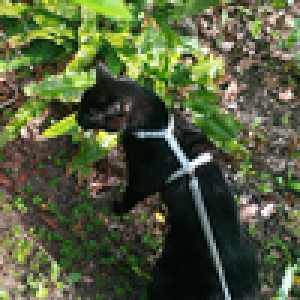
#> input picture II-year/Intro-to-Statistical-ML/assignment1/kot-kwiat/kotek-0.png, 100 x 100 px (shown 3 times larger); its folder holds only this picture in this run
$ jupyter execute --allow-errors Mateusz-Burza-assignment1.ipynb
#> lines starting #> are read from the running program, lines starting #| are printed output that depends on the picture
## Imports

Import libraries and configure warnings.

[cell 1]
# install dependencies:
# pip install "numpy<2.0" pandas matplotlib scikit-learn scikit-learn-extra optuna joblib setuptools ipywidgets
import os
import sys
import numpy as np
import pandas as pd
import matplotlib.pyplot as plt
from PIL import Image
from colorsys import rgb_to_hls
from sklearn.linear_model import LinearRegression
from sklearn.cluster import KMeans
from sklearn_extra.cluster import KMedoids
from sklearn.metrics import silhouette_score, calinski_harabasz_score, r2_score, f1_score
from sklearn.model_selection import train_test_split, cross_val_score
from sklearn.neighbors import KNeighborsClassifier
from sklearn.decomposition import PCA
from sklearn.preprocessing import StandardScaler
import optuna
from matplotlib.patches import Rectangle

# For parallel computations
from time import perf_counter
from joblib import Parallel, delayed

import warnings
warnings.filterwarnings('ignore')

## TASK 1

Each row in `df_pixels` will contain information about `R,G,B,H,S,L,x,y` and `filename`
associated with the pixel it is representing.

Additionally I add a column `is_cat` (determinig wheather image presents a cat or a flower)
for convenience.

[cell 2]
data_directory_in_str = 'kot-kwiat'
data_directory = os.path.join(os.getcwd(), data_directory_in_str)
records = []

def to_hsl(r: int, g: int, b: int) -> tuple[int, int, int]:
  # `rgb_to_hls` returns (h, l, s) in range [0,1]
  h, l, s = rgb_to_hls(r / 255.0, g / 255.0, b / 255.0)
  # Convert to standard ranges: H [0,360], S [0,100], L [0,100]
  return int(h * 360), int(s * 100), int(l * 100)

def image_to_df(filename: str) -> pd.DataFrame:
#> called with filename = 'kotek-0.png'
  is_cat = filename.startswith('kotek')
  file_path = os.path.join(data_directory, filename)
  img = Image.open(file_path).convert('RGB')
#> img is the input picture: PIL image 100x100 RGB; mean R, G, B 83, 92, 60.6

  img_width, img_height = img.size
  xx, yy = np.meshgrid(np.arange(img_width), np.arange(img_height))

  img_df = pd.DataFrame({
    'x': xx.ravel(),
    'y': yy.ravel()
  })

  arr = np.array(img)               # shape (h, w, 3)
  rgb = arr.reshape(-1, 3)          # shape (w*h, 3)
  img_df[['R','G','B']] = rgb

  h, s, l = zip(*[to_hsl(r, g, b) for r, g, b in rgb])
#> h = 10000 values, max 357 at index 5037, min 0 at index 390, mean 85.36; s = 10000 values, max 100 at index 96, min 0 at index 2436, mean 28.8; l = 10000 values, max 100 at index 4356, min 0 at index 3855, mean 29.94
  img_df[['H', 'S', 'L']] = pd.DataFrame({'H': h, 'S': s, 'L': l})
  img_df['is_cat'] = is_cat
  img_df['filename'] = filename

  return img_df

for filename in os.listdir(data_directory):
  if filename.endswith('.png'):
    records.append(image_to_df(filename))

df_pixels = pd.concat(records, ignore_index=True)
display(df_pixels.head())
display(df_pixels.describe())

### 1.B

Each row in `df_colors` will contain information how many times a color was used,
binary `dominate_*` variables and variables `is_cold`, `is_saturated`.

[cell 3]
cat_colors = df_pixels[df_pixels['is_cat']].groupby(['R', 'G', 'B', 'H', 'S', 'L']).size().reset_index(name='count_cat')
flower_colors = df_pixels[~df_pixels['is_cat']].groupby(['R', 'G', 'B', 'H', 'S', 'L']).size().reset_index(name='count_flower')

df_colors = pd.merge(cat_colors, flower_colors, how='outer',
                     on=["R", "G", "B", "H", "S", "L"]).fillna(0)
df_colors['count_cat'] = df_colors['count_cat'].astype(int)
df_colors['count_flower'] = df_colors['count_flower'].astype(int)

# Adding columns for dominant color
max_rgb = df_colors[['R', 'G', 'B']].max(axis=1)
df_colors['dominate_R'] = (df_colors['R'] == max_rgb).astype(int)
df_colors['dominate_G'] = (df_colors['G'] == max_rgb).astype(int)
df_colors['dominate_B'] = (df_colors['B'] == max_rgb).astype(int)

# Adding columns for cold and saturated colors
df_colors['is_cold'] = ((180 <= df_colors['H']) & (df_colors['H'] <= 270)).astype(int)
df_colors['is_saturated'] = (70 < df_colors['S']).astype(int)

display(df_colors.head())
display(df_colors.describe())

### Checking correctness

**Reconstruct an image from pixels to verify correctness.**

[cell 4]
def reconstruct_image_from_df(df_img: pd.DataFrame, rgb_cols=['R', 'G', 'B']) -> np.ndarray:
  img_width = int(df_img['x'].max()) + 1
  img_height = int(df_img['y'].max()) + 1

  arr = np.zeros((img_height, img_width, 3), dtype=np.uint8)
  xs = df_img['x'].to_numpy().astype(int)
  ys = df_img['y'].to_numpy().astype(int)
  colors = df_img[list(rgb_cols)].to_numpy().astype(np.uint8)
  arr[ys, xs] = colors
  return arr


def check_image(index_number: int) -> None:
#> called with index_number = 469200
  last_two_digits = index_number % 100
  cat_img_number = last_two_digits // 2
  filename = f'kotek-{cat_img_number}.png'

  if filename not in df_pixels['filename'].values or filename not in os.listdir(data_directory):
    display(f"Image with index {index_number} does not exist.")
    return

  # Retrieve the original image
  filepath = os.path.join(data_directory, filename)
  original_img = Image.open(filepath).convert('RGB')

  # Retrieve pixel data for the specified image
  pixels_data = df_pixels[df_pixels['filename'] == filename]
  reconstructed_img = reconstruct_image_from_df(pixels_data)

  fig, axes = plt.subplots(1, 2, figsize=(12, 6))
  axes[0].imshow(original_img)
  axes[0].set_title(f"Original Image: {filename}")
  axes[0].axis('off')
  axes[1].imshow(reconstructed_img)
  axes[1].set_title(f"Reconstructed Image from DataFrame (Index: {index_number})")
  axes[1].axis('off')
  plt.show()
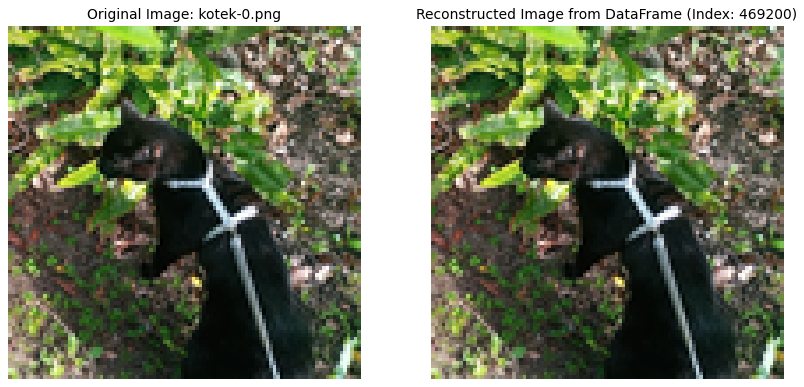
#> figure drawn by matplotlib, 2 panels

INDEX_NUMBER = 469200
check_image(INDEX_NUMBER)

## TASK 2

The dataset contains $848,248$ unique colors described in both `RGB` and `HSL`,
with mostly moderate lightness and saturation (medians: ($L=42$), ($S=39$)).

To my suprise, red is the most frequently dominant channel (not green),
while cold colors are relatively rare ((`is_cold` $\approx 5.8%$)).

Color frequencies are highly skewed, especially for flowers
(`max count_flower` $ = 4462$ vs `max count_cat` $= 538$),
 which suggests a few very common background/object colors and many infrequent ones.

In Task 2 I introduce `df_colors_per_img` (number of unique colors per image with class label)
and `df_colors` (as before).

Based on this I analyze the distribution of colors and characreistical colors for each class.

### 2.1

**Compute unique color counts per image and show stats.**

[cell 5]
df_colors_per_img = (
  df_pixels.drop_duplicates(subset=['filename', 'R', 'G', 'B'])
           .groupby('filename')
           .size()
           .reset_index(name='unique_colors_count')
)
df_colors_per_img['class'] = df_colors_per_img['filename'].apply(lambda x: 'cat' if x.startswith('kotek') else 'flower')
display(df_colors_per_img.head())
display(df_colors_per_img.describe())

class_counts = df_colors_per_img['class'].value_counts().rename_axis('class').reset_index(name='image count')
display(class_counts)

As we can see, `std` $\approx \frac{1}{8} \times$ `mean`,
which suggests that number of colors per image varies significantly.

Moreover, as `mean` $\approx 8649$, we can deduce that these images are
colorful (since there are $10000$ pixels per image).

Some images are extraordinarly mulitcolored, as `max` $\approx 9911$
(almost all colors are pairwise different),
while others are less (`min` $\approx 4538 \implies$ on average $2,5$ pixels per color).

### 2.2

**Show top colors and lightness/saturation statistics.**

[cell 6]
#  Top5 colors
def show_color_swatches(df: pd.DataFrame, color_col: str, label_col: str, title: str) -> None:
    if color_col not in df.columns:
        raise ValueError(f"Color column '{color_col}' not found in DataFrame.")
    if label_col is not None and label_col not in df.columns:
        raise ValueError(f"Label column '{label_col}' not found in DataFrame.")
    n = len(df)
    fig, ax = plt.subplots(figsize=(10, max(1.2, 0.55 * n)))
    ax.set_xlim(0, 1)
    ax.set_ylim(0, n)
    ax.axis('off')

    for i, (_, row) in enumerate(df.reset_index(drop=True).iterrows()):
        y = n - i - 1
        color = row[color_col]
        ax.add_patch(Rectangle((0.05, y + 0.1), 0.2, 0.8, color=color, ec='black'))

        txt = f"{color}"
        if label_col is not None:
            txt += f" | {label_col}: {row[label_col]}"
        ax.text(0.3, y + 0.5, txt, va='center', fontsize=10)

    ax.set_title(title)
    plt.tight_layout()
    plt.show()


def _rgb_to_hex(row: pd.Series) -> str:
  return '#{:02x}{:02x}{:02x}'.format(int(row.R), int(row.G), int(row.B))

#> (the rest of this cell did not finish here and is left out)

**Lightness (L):**

*Cat images:* the minimum is $0$ and the maximum is $100$, so the full lightness range is present.
The mean ($41.54$) and median ($40$) indicate mostly dark-to-mid tones.
The standard deviation ($20.78$) shows a fairly wide spread of brightness values.

*Flower images:* they also cover the full range ($0$ to $100$), but the mean ($36.32$) and median ($35$) are lower than for cats, so flowers are darker on average.
The higher standard deviation ($22.54$) suggests greater variability in lightness.

**Saturation (S):**

Cat images: with min $0$ and max $100$, saturation spans the full scale, but the mean ($31.32$) and median ($28$) indicate mostly low-to-moderate saturation. The standard deviation ($21.71$) shows noticeable variation, though smaller than for flowers.

Flower images: they also span $0$ to $100$, but the mean ($46.34$) and median ($40$) are much higher, which indicates more vivid colors overall. The large standard deviation ($29.62$) means saturation is highly diverse, from muted to very intense tones.

**Overall conclusion:**

*Cats* are slightly brighter and less saturated, with a somewhat more stable color distribution.

*Flowers* are darker on average but clearly more saturated and more variable in color intensity.

### 2.3

**Plot histograms of unique color counts by class.**

[cell 7]
# Number of unique colors per image (histogram)
fig, axes = plt.subplots(1, 2, figsize=(16, 6), sharey=True)

cat_unique = df_colors_per_img[df_colors_per_img['class'] == 'cat']['unique_colors_count']
flower_unique = df_colors_per_img[df_colors_per_img['class'] == 'flower']['unique_colors_count']

axes[0].hist(cat_unique, bins=12, color='navy', edgecolor='black')
axes[0].set_title('CATS')
axes[0].set_xlabel('Number of unique colors')
axes[0].set_ylabel('Number of images')

axes[1].hist(flower_unique, bins=12, color='crimson', edgecolor='black')
axes[1].set_title('FLOWERS')
axes[1].set_xlabel('Number of unique colors')
axes[1].set_ylabel('Number of images')

plt.tight_layout()
plt.show()
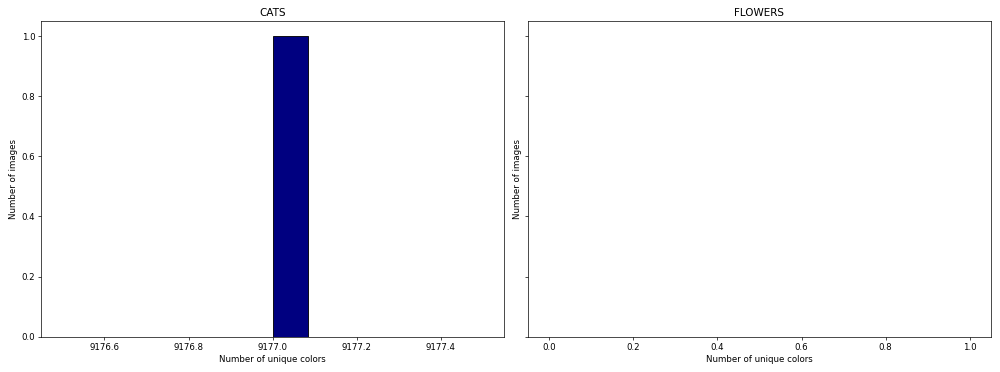
#> figure drawn by matplotlib, 2 panels; panel 1: tallest bar 1 high, from x = 9177 to 9177.1

The distributions of the number of unique colors are shifted toward high values in both classes, which confirms that the images are generally color-rich.
In the cat class, values are more concentrated in the upper range (around $9000-10 000$),
while in the flower class the distribution is wider and includes more images with fewer unique colors,
suggesting greater within-class heterogeneity.

There is also substantial overlap between the two distributions, so the number of unique colors alone is not sufficient for clear class separation, but it can still be a useful supporting feature when combined with other color descriptors (for example saturation and lightness).
It is also important to remember the slight class imbalance (more flower images), which may affect frequency-based interpretation of the histograms.

**Plot color frequency scatter for cats vs flowers.**

Here I use logarithimc scale to make plot more compact.
(to reduce the impact from outliers)

[cell 8]
# Scatterplot - frequent colors in cats (x) vs flowers (y), colored by RGB
fig, ax = plt.subplots(figsize=(12, 12))

scatter_data = df_colors[['R', 'G', 'B', 'count_cat', 'count_flower']].copy()
scatter_data = scatter_data[(scatter_data['count_cat'] > 0) | (scatter_data['count_flower'] > 0)]

scatter_data['hex'] = scatter_data.apply(lambda row: _rgb_to_hex(row), axis=1)
scatter_data['total'] = scatter_data['count_cat'] + scatter_data['count_flower']


ax.scatter(
  scatter_data['count_cat'],
  scatter_data['count_flower'],
  c=scatter_data['hex'],
  s=20,
  alpha=1,
  linewidths=0.2
)

ax.set_xscale('log')
ax.set_yscale('log')

ax.set_xlabel('Number of occurrences in cat images (log scale)')
ax.set_ylabel('Number of occurrences in flower images (log scale)')
ax.set_title('Scatterplot of frequent RGB colors in cat and flower datasets')
ax.grid(True, alpha=0.2)
plt.tight_layout()
plt.show()
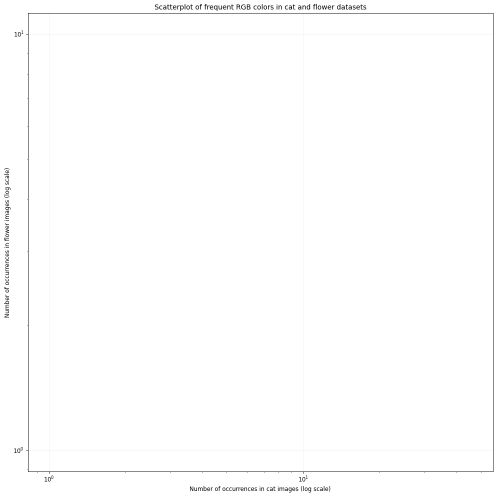
#> figure drawn by matplotlib, 1 panel

The scatter plot shows that many colors appear in both classes,
but the most frequent colors are not evenly distributed: some colors are clearly more common in cat images, while others are more common in flower images.

The log scale makes the dense lower-frequency region and the few strong outliers visible at the same time, which is useful here because the raw counts vary by orders of magnitude.

Overall, the plot suggests that both classes share a substantial color base, but they also have class-specific color patterns that may be informative for later analysis.

Here it is also important to note that there are around $1.5$ times more images from flowers,
which results in a overall shift to the "flower direction" of the plot.

**Plot warm vs cold color distribution for both classes.**

[cell 9]
fig, ax = plt.subplots(figsize=(8, 6))
classes = ['Cats', 'Flowers']
cold_0 = [
    df_colors[df_colors['count_cat'] > 0]['is_cold'].eq(0).sum(),
    df_colors[df_colors['count_flower'] > 0]['is_cold'].eq(0).sum()
]
cold_1 = [
    df_colors[df_colors['count_cat'] > 0]['is_cold'].eq(1).sum(),
    df_colors[df_colors['count_flower'] > 0]['is_cold'].eq(1).sum()
]

x_pos = np.arange(len(classes))
ax.bar(x_pos, cold_0, label='is_cold = 0', color='navy', edgecolor='black')
ax.bar(x_pos, cold_1, bottom=cold_0, label='is_cold = 1', color='crimson', edgecolor='black')

ax.set_xticks(x_pos)
ax.set_xticklabels(classes)
ax.set_ylabel('Number of colors')
ax.set_title('Distribution of cold vs warm colors in cats and flowers')
ax.legend()
plt.tight_layout()
plt.show()
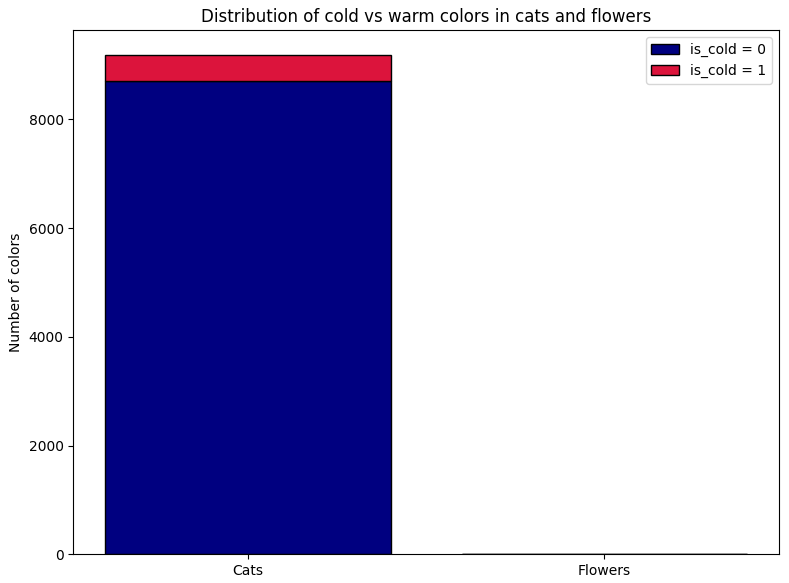
#> figure drawn by matplotlib, 1 panel

The bar chart shows that both classes are dominated by non-cold colors,
but this dominance is much stronger in flower images, which also have a larger absolute number of colors overall.

In cats, the share of cold colors is slightly more noticeable relative to the total, while flowers contain more color entries in both groups because the class is larger and more color-rich.

Overall, the plot suggests that the cold/warm flag alone does not separate the classes well, but it still captures a meaningful difference in color composition between cats and flowers.

## TASK 3

### 3.1

Here I do a quick experiment to compare `RGB` vs `HSL` vs `RGB + HSL`
as feature spaces for clustering.

(I will ignore `x` and `y` as it is stated in the statement.
It clearly doesn't make sense to pick any other subset from these features)

I will sample a few images and a subset of pixels to keep the test fast,
then run `KMeans` for several `k` values and compute `Silhouette score` and `Calinski–Harabasz Index`.

By aggregating these metrics, we can see which color representation yields more compact and better-separated clusters on average.
The result provides an empirical, lightweight justification for choosing the feature space used in Task 3.

[cell 10]
# === Quick test: RGB vs HSL vs RGB+HSL ===
SEED = 1104
K_TEST = [8, 12, 16]
N_IMAGES = 10
N_PIXELS = 2000

file_names = df_pixels['filename'].unique()
rng = np.random.default_rng(SEED)
sample_files = rng.choice(file_names, size=min(N_IMAGES, len(file_names)), replace=False)

rows = []
for file_name in sample_files:
    df_img = df_pixels[df_pixels['filename'] == file_name]
    df_s = df_img.sample(n=min(N_PIXELS, len(df_img)), random_state=SEED)

    # RGB in [0,1], to keep the normalization consistent with HSL
    rgb = df_s[['R', 'G', 'B']].to_numpy(dtype=np.float32) / 255.0

    # HSL with circular hue: cos/sin(H), S,L in [0,1]
    h = np.deg2rad(df_s['H'].to_numpy(dtype=np.float32))
    s = df_s['S'].to_numpy(dtype=np.float32) / 100.0
    l = df_s['L'].to_numpy(dtype=np.float32) / 100.0
    hsl = np.column_stack([np.cos(h), np.sin(h), s, l])

    spaces = {
        "RGB": rgb,
        "HSL": hsl,
        "RGB+HSL": np.column_stack([rgb, hsl]),
    }

    for k in K_TEST:
        for space, X in spaces.items():
            model = KMeans(n_clusters=k, random_state=SEED, n_init=10)
            labels = model.fit_predict(X)

            sil = silhouette_score(
                X, labels, sample_size=min(1000, len(X)), random_state=SEED
            )
            chi = calinski_harabasz_score(X, labels)

            rows.append({
                'file': file_name, 'space': space, 'k': k,
                'sil': sil, 'chi': chi
            })
#> (the rest of the program and of its run is left out)
